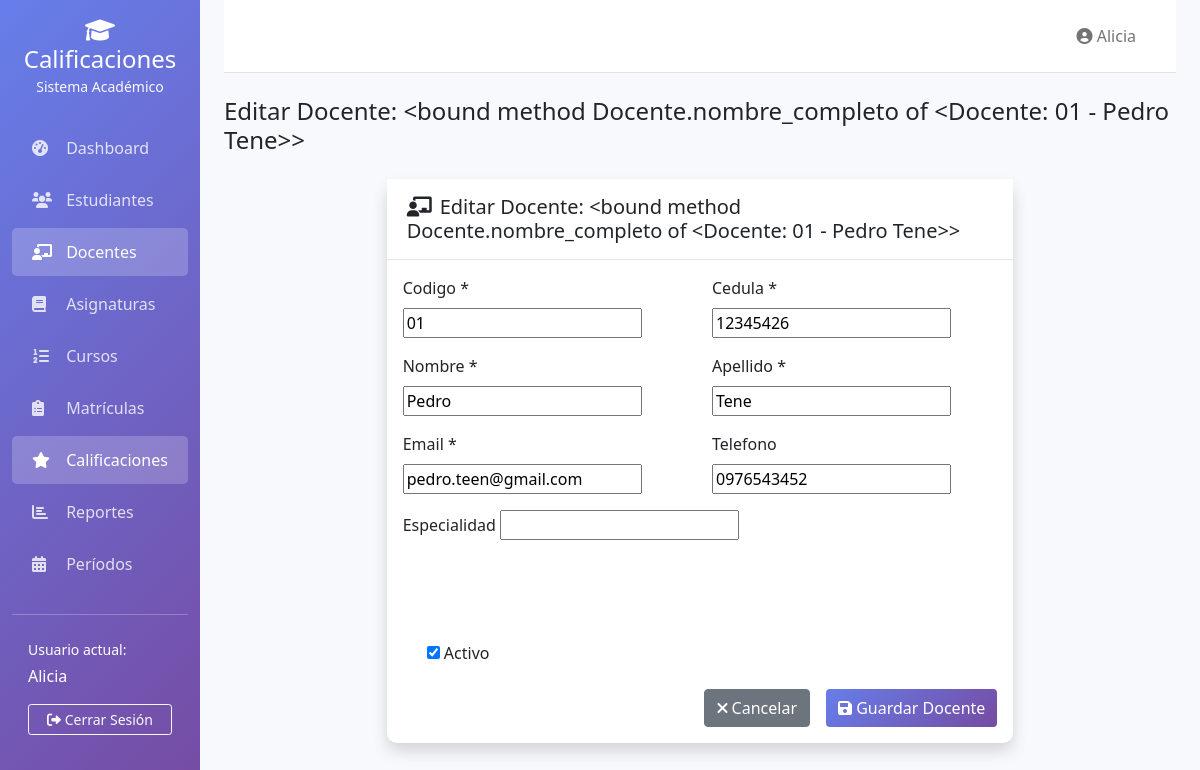
/calificaciones/docentes/editar/1/ (signed in), run on the app's committed database.
### calificaciones/models.py (models this page shows)
class Docente(models.Model):
    id_docente = models.AutoField(primary_key=True)
    usuario = models.OneToOneField(User, on_delete=models.CASCADE, blank=True, null=True)
    codigo = models.CharField(max_length=20, unique=True)
    cedula = models.CharField(max_length=20, unique=True)
    nombre = models.CharField(max_length=100)
    apellido = models.CharField(max_length=100)
    email = models.EmailField()
    telefono = models.CharField(max_length=15, blank=True, null=True)
    especialidad = models.CharField(max_length=100, blank=True, null=True)
    fecha_registro = models.DateField(auto_now_add=True)
    activo = models.BooleanField(default=True)
    def nombre_completo(self):
        return f"{self.nombre} {self.apellido}"
    def __str__(self):
        return f"{self.codigo} - {self.nombre_completo()}"
    class Meta:
        verbose_name = 'Docente'
        verbose_name_plural = 'Docentes'

### calificaciones/views.py (the view)
# urls.py: path('docentes/editar/<int:id>/', views.editar_docente, name='editar_docente'),
@login_required
def editar_docente(request, id):
    docente = get_object_or_404(Docente, id_docente=id)
    if request.method == 'POST':
        form = DocenteForm(request.POST, instance=docente)
        if form.is_valid():
            form.save()
            messages.success(request, 'Docente actualizado exitosamente.')
            return redirect('calificaciones:lista_docentes')
    else:
        form = DocenteForm(instance=docente)
    return render(request, 'calificaciones/docentes/editar.html', {
        'titulo': f'Editar Docente: {docente.nombre_completo}',
        'form': form,
        'docente': docente
    })

### calificaciones/forms.py
class DocenteForm(forms.ModelForm):
    class Meta:
        model = Docente
        fields = '__all__'

### calificaciones/context_processors.py (called while the page is built)
def periodo_actual(request):
    return {
        'periodo_actual': PeriodoAcademico.objects.filter(activo=True).first()
    }

### templates/calificaciones/docentes/editar.html (shortened to what this page needs)
{% extends 'calificaciones/base.html' %}
{% block content %}
<div class="row justify-content-center">
    <div class="col-md-8">
        <div class="card shadow">
            <div class="card-header">
                <h5 class="card-title mb-0">
                    <i class="fas fa-chalkboard-teacher me-2"></i>{{ titulo }}
                </h5>
            </div>
            <div class="card-body">
                <form method="post">
                    <div class="row">
                        <div class="col-md-6 mb-3">
                            <label for="{{ form.codigo.id_for_label }}" class="form-label">
                                {{ form.codigo.label }} *
                            </label>
                            {{ form.codigo }}
                        </div>
                        <div class="col-md-6 mb-3">
                            <label for="{{ form.cedula.id_for_label }}" class="form-label">
                                {{ form.cedula.label }} *
                            </label>
                            {{ form.cedula }}
                        </div>
                    </div>
                    <div class="row">
                        <div class="col-md-6 mb-3">
                            <label for="{{ form.nombre.id_for_label }}" class="form-label">
                                {{ form.nombre.label }} *
                            </label>
                            {{ form.nombre }}
                        </div>
                        <div class="col-md-6 mb-3">
                            <label for="{{ form.apellido.id_for_label }}" class="form-label">
                                {{ form.apellido.label }} *
                            </label>
                            {{ form.apellido }}
                        </div>
                    </div>
                    <div class="row">
                        <div class="col-md-6 mb-3">
                            <label for="{{ form.email.id_for_label }}" class="form-label">
                                {{ form.email.label }} *
                            </label>
                            {{ form.email }}
                        </div>
                        <div class="col-md-6 mb-3">
                            <label for="{{ form.telefono.id_for_label }}" class="form-label">
                                {{ form.telefono.label }}
                            </label>
                            {{ form.telefono }}
                        </div>
                    </div>
                    <div class="mb-3">
                        <label for="{{ form.especialidad.id_for_label }}" class="form-label">
                            {{ form.especialidad.label }}
                        </label>
                        {{ form.especialidad }}
                    </div>
                    <div class="mb-3">
                    </div>
                    <div class="mb-3">
                    </div>
                    <div class="mb-3 form-check">
                        {{ form.activo }}
                        <label for="{{ form.activo.id_for_label }}" class="form-check-label">
                            {{ form.activo.label }}
                        </label>
                    </div>
                    <div class="d-grid gap-2 d-md-flex justify-content-md-end mt-4">
                        <a href="{% url 'calificaciones:lista_docentes' %}"
                           class="btn btn-secondary me-md-2">
                            <i class="fas fa-times"></i> Cancelar
                        </a>
                        <button type="submit" class="btn btn-primary">
                            <i class="fas fa-save"></i> Guardar Docente
                        </button>
                    </div>
                </form>
            </div>
        </div>
    </div>
</div>
{% endblock %}

### templates/calificaciones/base.html (shortened to what this page needs)
<!DOCTYPE html>
<html lang="es">
<head>
    <link href="https://cdn.jsdelivr.net/npm/bootstrap@5.1.3/dist/css/bootstrap.min.css" rel="stylesheet">
    <link rel="stylesheet" href="https://cdnjs.cloudflare.com/ajax/libs/font-awesome/6.0.0/css/all.min.css">
    <link rel="stylesheet" href="https://cdn.datatables.net/1.11.5/css/dataTables.bootstrap5.min.css">
</head>
<body>
    <div class="container-fluid">
        <div class="row">
            <nav class="col-md-3 col-lg-2 d-md-block sidebar collapse">
                <div class="position-sticky pt-3">
                    <div class="text-center mb-4">
                        <h4 class="text-white mb-0">
                            <i class="fas fa-graduation-cap"></i> Calificaciones
                        </h4>
                        <small class="text-light">Sistema Académico</small>
                    </div>
                    <ul class="nav flex-column">
                        <li class="nav-item">
                            <a class="nav-link {% if request.resolver_match.url_name == 'dashboard' %}active{% endif %}"
                               href="{% url 'calificaciones:dashboard' %}">
                                <i class="fas fa-tachometer-alt"></i> Dashboard
                            </a>
                        </li>
                        <li class="nav-item">
                            <a class="nav-link {% if 'estudiantes' in request.path %}active{% endif %}"
                               href="{% url 'calificaciones:lista_estudiantes' %}">
                                <i class="fas fa-users"></i> Estudiantes
                            </a>
                        </li>
                        <li class="nav-item">
                            <a class="nav-link {% if 'docentes' in request.path %}active{% endif %}"
                               href="{% url 'calificaciones:lista_docentes' %}">
                                <i class="fas fa-chalkboard-teacher"></i> Docentes
                            </a>
                        </li>
                        <li class="nav-item">
                            <a class="nav-link {% if 'asignaturas' in request.path %}active{% endif %}"
                               href="{% url 'calificaciones:lista_asignaturas' %}">
                                <i class="fas fa-book"></i> Asignaturas
                            </a>
                        </li>
                        <li class="nav-item">
                            <a class="nav-link {% if 'cursos' in request.path %}active{% endif %}"
                               href="{% url 'calificaciones:lista_cursos' %}">
                                <i class="fas fa-list-ol"></i> Cursos
                            </a>
                        </li>
                        <li class="nav-item">
                            <a class="nav-link {% if 'matriculas' in request.path %}active{% endif %}"
                               href="{% url 'calificaciones:lista_matriculas' %}">
                                <i class="fas fa-clipboard-list"></i> Matrículas
                            </a>
                        </li>
                        <li class="nav-item">
                            <a class="nav-link {% if 'calificaciones' in request.path %}active{% endif %}"
                               href="{% url 'calificaciones:lista_calificaciones' %}">
                                <i class="fas fa-star"></i> Calificaciones
                            </a>
                        </li>
                        <li class="nav-item">
                            <a class="nav-link {% if 'reportes' in request.path %}active{% endif %}"
                               href="{% url 'calificaciones:reportes' %}">
                                <i class="fas fa-chart-bar"></i> Reportes
                            </a>
                        </li>
                        {% if user.is_superuser %}
                        <li class="nav-item">
                            <a class="nav-link {% if 'periodos' in request.path %}active{% endif %}"
                               href="{% url 'calificaciones:lista_periodos' %}">
                                <i class="fas fa-calendar-alt"></i> Períodos
                            </a>
                        </li>
                        {% endif %}
                    </ul>
                    <hr class="text-white my-4">
                    <div class="px-3">
                        <div class="text-white small mb-1">Usuario actual:</div>
                        <div class="text-white">{{ user.username }}</div>
                        <a href="{% url 'calificaciones:logout' %}" class="btn btn-outline-light btn-sm mt-3 w-100">
                            <i class="fas fa-sign-out-alt"></i> Cerrar Sesión
                        </a>
                    </div>
                </div>
            </nav>
            <main class="col-md-9 ms-sm-auto col-lg-10 px-md-4 content-wrapper">
                <nav class="navbar navbar-expand-lg navbar-light bg-white border-bottom py-3">
                    <div class="container-fluid">
                        <div class="navbar-nav ms-auto">
                            <span class="navbar-text me-3">
                                <i class="fas fa-user-circle"></i> {{ user.get_full_name|default:user.username }}
                            </span>
                        </div>
                    </div>
                </nav>
                <div class="py-4">
                    <div class="d-flex justify-content-between align-items-center mb-4">
                        <h2 class="h4 mb-0 text-gray-800">
                            {% block page_title %}{{ titulo }}{% endblock %}
                        </h2>
                    </div>
                    {% block content %}{% endblock %}
                </div>
            </main>
        </div>
    </div>
</body>
</html>

### templates/calificaciones/base.html (style rules this page uses)
.sidebar { min-height: 100vh; background: linear-gradient(135deg, #667eea 0%, #764ba2 100%); }
.sidebar .nav-link { color: rgba(255, 255, 255, 0.8); padding: 12px 20px; margin: 2px 0; transition: all 0.3s; }
.sidebar .nav-link.active { color: white; background: rgba(255, 255, 255, 0.2); border-radius: 5px; }
.sidebar .nav-link i { width: 20px; margin-right: 10px; }
.content-wrapper { background-color: #f8f9fc; min-height: 100vh; }
.card { border-radius: 10px; border: none; box-shadow: 0 0.15rem 1.75rem 0 rgba(58, 59, 69, 0.15); }
.card-header { background-color: #fff; border-bottom: 1px solid #e3e6f0; padding: 1rem 1.25rem; }
.btn-primary { background: linear-gradient(135deg, #667eea 0%, #764ba2 100%); border: none; }

### data on the page
Docente: codigo "01", cedula "12345426", nombre "Pedro", apellido "Tene", email "pedro.teen@gmail.com", telefono "0976543452", activo "☑"

### other printed values
{{ user.username }} "Alicia"
{{ user.get_full_name|default:user.username }} "Alicia"
{{ titulo }} "Editar Docente: <bound method Docente.nombre_completo of <Docente: 01 - Pedro Tene>>"
